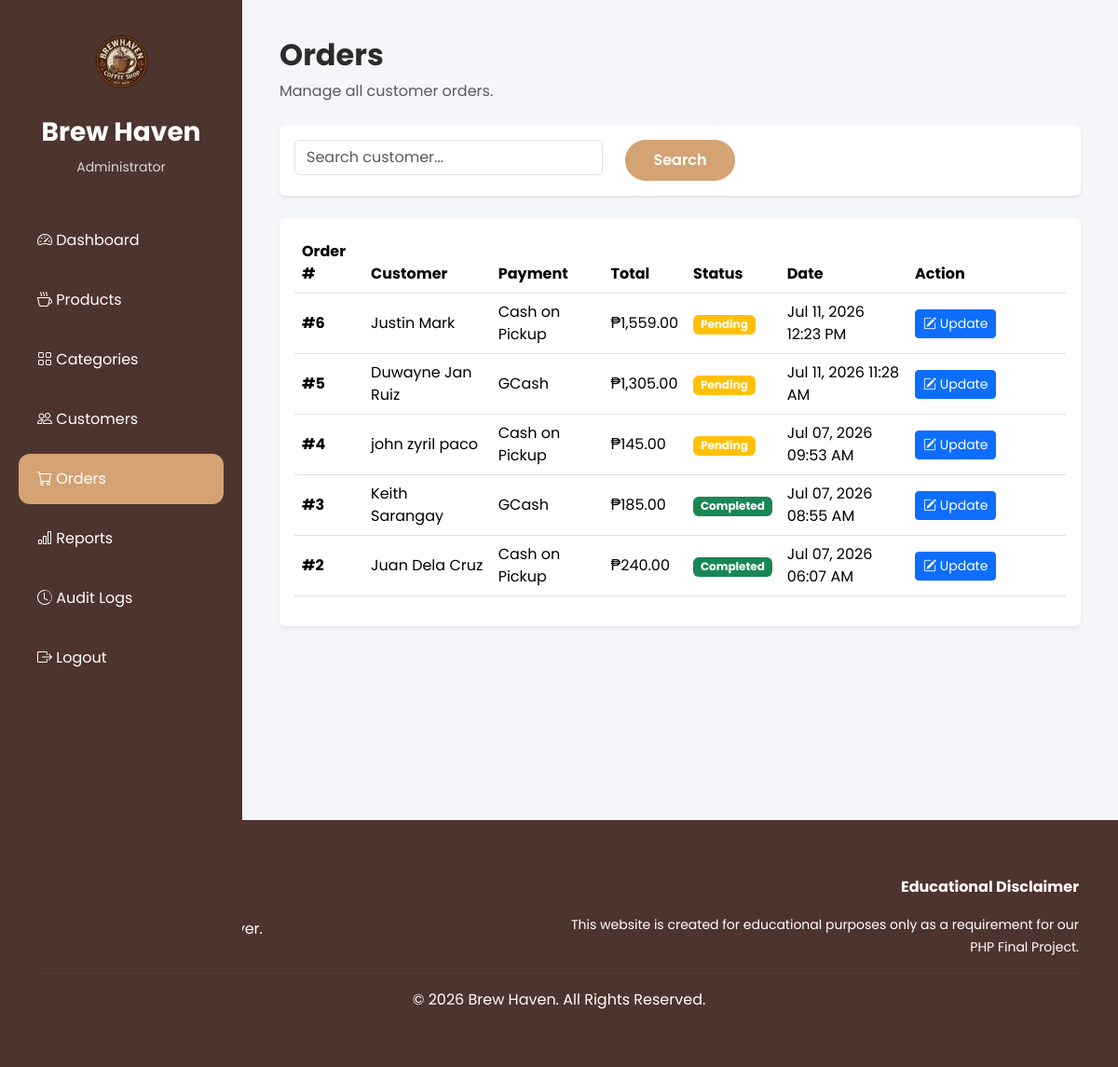
Page /seller/orders.php (signed in) on the committed database.
### tables this page shows
CREATE TABLE `orders` (
  `id` int(11) NOT NULL,
  `user_id` int(11) NOT NULL,
  `total_amount` decimal(10,2) NOT NULL,
  `payment_method` varchar(50) NOT NULL,
  `status` enum('Pending','Preparing','Completed','Cancelled') DEFAULT 'Pending',
  `order_date` timestamp NOT NULL DEFAULT current_timestamp()
);

CREATE TABLE `users` (
  `id` int(11) NOT NULL,
  `fullname` varchar(100) NOT NULL,
  `email` varchar(100) NOT NULL,
  `password` varchar(255) NOT NULL,
  `address` text NOT NULL,
  `contact` varchar(20) NOT NULL,
  `role` enum('admin','seller','buyer') DEFAULT 'buyer',
  `status` enum('Active','Inactive') DEFAULT 'Active',
  `created_at` timestamp NOT NULL DEFAULT current_timestamp()
);

### seller/orders.php (the view, shortened to what this page needs)
<?php
include("../config/database.php");
$search = "";
$query = mysqli_query(
    $conn,
    "SELECT
    orders.*,
    users.fullname
    FROM orders
    INNER JOIN users
    ON orders.user_id = users.id
    WHERE
    users.fullname LIKE '%$search%'
    ORDER BY orders.order_date DESC"
);
include("../includes/header.php");
?>
<div class="admin-wrapper">
<?php
include(__DIR__ . "/includes/sidebar.php");
?>
<main class="content">
<div class="page-header d-flex justify-content-between align-items-center mb-4">
<div>
<h2 class="fw-bold">
Orders
</h2>
<p class="text-muted mb-0">
Manage all customer orders.
</p>
</div>
</div>
<div class="card shadow-sm border-0 mb-4">
<div class="card-body">
<form method="GET">
<div class="row">
<div class="col-lg-5">
<input
type="text"
name="search"
value="<?php echo htmlspecialchars($search); ?>"
class="form-control"
placeholder="Search customer...">
</div>
<div class="col-lg-2">
<button
class="btn btn-warning w-100">
Search
</button>
</div>
</div>
</form>
</div>
</div>
<div class="card shadow-sm border-0">
<div class="card-body table-responsive">
<table class="table table-hover align-middle">
<thead>
<tr>
<th>Order #</th>
<th>Customer</th>
<th>Payment</th>
<th>Total</th>
<th>Status</th>
<th>Date</th>
<th width="170">
Action
</th>
</tr>
</thead>
<tbody>
<?php while($row = mysqli_fetch_assoc($query)) { ?>
<tr>
    <td>
        <strong>
            #<?php echo $row['id']; ?>
        </strong>
    </td>
    <td>
        <?php echo htmlspecialchars($row['fullname']); ?>
    </td>
    <td>
        <?php echo htmlspecialchars($row['payment_method']); ?>
    </td>
    <td>
        ₱<?php echo number_format($row['total_amount'],2); ?>
    </td>
    <td>
        <?php
        switch($row['status']){
            case "Pending":
                $badge = "warning";
                break;
            case "Completed":
                $badge = "success";
                break;
        }
        ?>
        <span class="badge bg-<?php echo $badge; ?>">
            <?php echo htmlspecialchars($row['status']); ?>
        </span>
    </td>
    <td>
        <?php echo date("M d, Y h:i A", strtotime($row['order_date'])); ?>
    </td>
    <td>
        <button
            type="button"
            class="btn btn-sm btn-primary editStatusBtn"
            data-bs-toggle="modal"
            data-bs-target="#statusModal"
            data-id="<?php echo $row['id']; ?>"
            data-status="<?php echo htmlspecialchars($row['status']); ?>">
            <i class="bi bi-pencil-square"></i>
            Update
        </button>
    </td>
</tr>
<?php } ?>
</tbody>
</table>
</div>
</div>
</main>
</div>
<?php include("../includes/footer.php"); ?>

### assets/css/style.css (style rules this page uses)
:root { --primary:#4E342E; --secondary:#6D4C41; --accent:#D4A373; --light:#FFF8F1; --bg:#F8F5F2; --text:#2B2B2B; }
* { margin:0; padding:0; box-sizing:border-box; font-family:'Poppins',sans-serif; }
html { scroll-behavior:smooth; }
body { background:var(--bg); color:var(--text); }
.btn-warning { background:#D4A373; border:none; color:white; border-radius:30px; padding:10px 24px; font-weight:600; }

### assets/css/admin.css (style rules this page uses)
body { background: #f5f6fa; }
.admin-wrapper { display: flex; min-height: 100vh; }
.content { margin-left: 260px; width: 100%; padding: 40px; }
.page-header { margin-bottom: 40px; }

### rows in the picture
orders: id "6", user.fullname "Justin Mark", payment_method "Cash on Pickup", total_amount "1,559.00", status "Pending", order_date "Jul 11, 2026 12:23 PM"
orders: id "5", user.fullname "Duwayne Jan Ruiz", payment_method "GCash", total_amount "1,305.00", status "Pending", order_date "Jul 11, 2026 11:28 AM"
orders: id "4", user.fullname "john zyril paco", payment_method "Cash on Pickup", total_amount "145.00", status "Pending", order_date "Jul 07, 2026 09:53 AM"
orders: id "3", user.fullname "Keith Sarangay", payment_method "GCash", total_amount "185.00", status "Completed", order_date "Jul 07, 2026 08:55 AM"
orders: id "2", user.fullname "Juan Dela Cruz", payment_method "Cash on Pickup", total_amount "240.00", status "Completed", order_date "Jul 07, 2026 06:07 AM"
